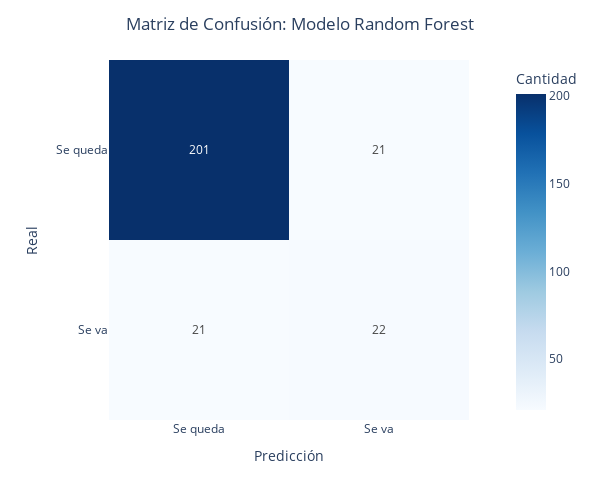

Write notebook code for a chart like this one.
### Markdown cell above
**Accuracy**

A primera vista, un 0.84 es un valor muy bueno, pero en este contexto es engañoso. El dataset tiene un desbalanceo de clases muy grande. En los datos de test son 222 de la clase 0 y 43 de la clase 1. Es decir, si el modelo dijese, sin necesidad de entrenamiento, que 'Nadie se va de la empresa', ya estaria acertando un gran porcentaje de los casos, y acercandose asi al 82% de Accuracy. Por tanto, para dar por bueno esta valor, es necesario compararlo con las demás métricas.

**Recall**

Aqui el problema esta en la clase 1, los trabajadores que abandonan. El modelo es capaz de detectar unicamente el 51% de los empleados que se van. Más de la mitad de los abandonos pasan desapercibidos para el modelo.

**Precision**

Igual, la clase 0 no hay problema, pero la clase 1 es muy mala. De todos los trabajadores que el modelo marca como positivos, solo el 51% lo son.

**F1-Score**

Un 51% de F1-Score indica que el modelo no esta aprendiendo los patrones de la clase 1, pero con un 91%, si esta aprendiendo los patrones de la clase 0. Hay un equilibrio de recall y precision muy mediocre para la clase 1.

**Especificidad**

Acierta en un 90% los casos de VN(Verdaderos Negativos), es decir, que tiene un alto acierto en la gente que no se va de la empresa.

### Code cell
gr = show_confusion_matrix(y_test, pred, 'Random Forest')
gr

### Figure 1 — Plotly figure (JSON) as saved in the notebook; plotly's stock layout.template omitted (floating-point values rounded to 4 significant figures)
{"data": [{"coloraxis": "coloraxis", "hovertemplate": "Predicción: %{x}<br>Real: %{y}<br>Cantidad: %{z}<extra></extra>", "name": "0", "texttemplate": "%{z}", "type": "heatmap", "x": ["Se queda", "Se va"], "xaxis": "x", "y": ["Se queda", "Se va"], "yaxis": "y", "z": [[201, 21], [21, 22]]}], "layout": {"coloraxis": {"colorbar": {"title": {"text": "Cantidad"}}, "colorscale": [[0, "rgb(247,251,255)"], [0.125, "rgb(222,235,247)"], [0.25, "rgb(198,219,239)"], [0.375, "rgb(158,202,225)"], [0.5, "rgb(107,174,214)"], [0.625, "rgb(66,146,198)"], [0.75, "rgb(33,113,181)"], [0.875, "rgb(8,81,156)"], [1, "rgb(8,48,107)"]]}, "height": 500, "margin": {"t": 60}, "title": {"text": "Matriz de Confusión: Modelo Random Forest", "x": 0.5}, "width": 600, "xaxis": {"anchor": "y", "constrain": "domain", "domain": [0, 1], "scaleanchor": "y", "title": {"text": "Predicción"}}, "yaxis": {"anchor": "x", "autorange": "reversed", "constrain": "domain", "domain": [0, 1], "title": {"text": "Real"}}}}
